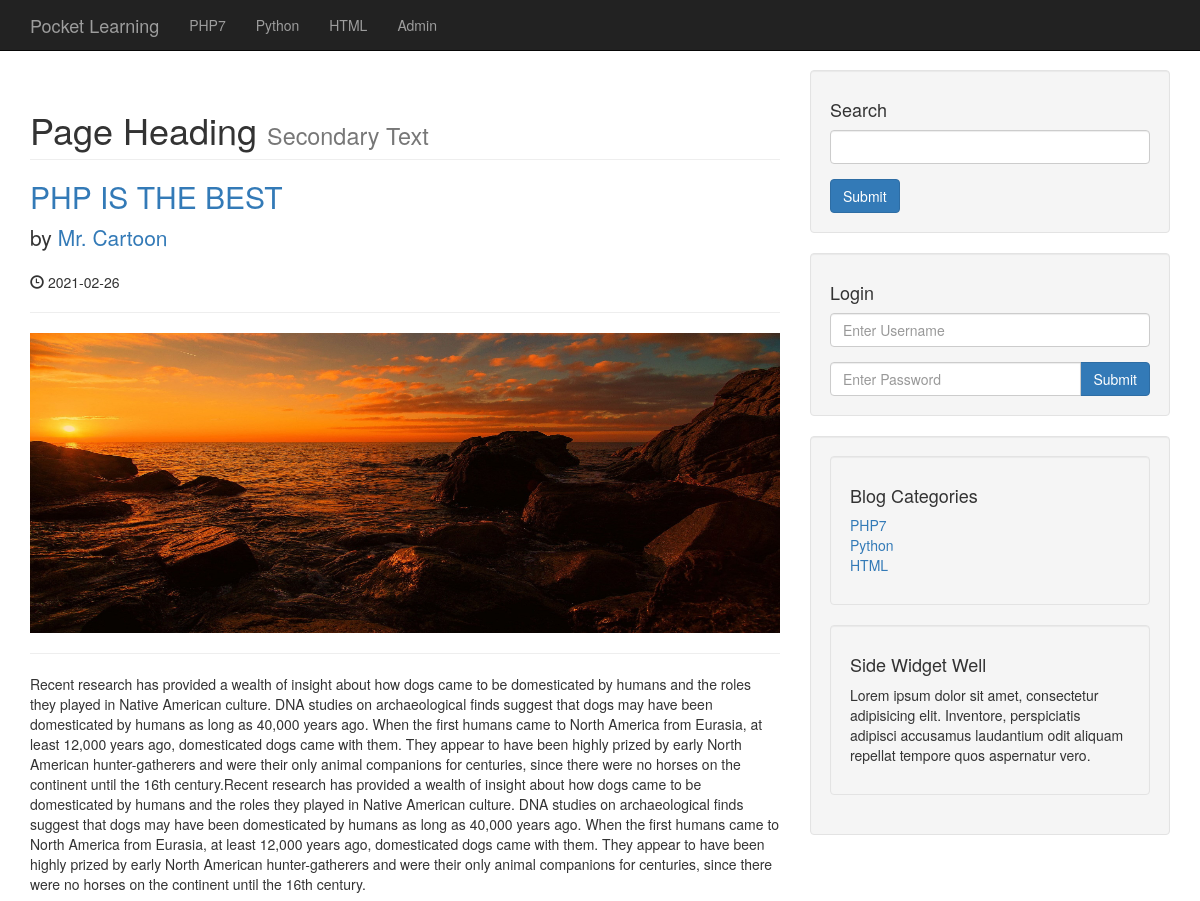
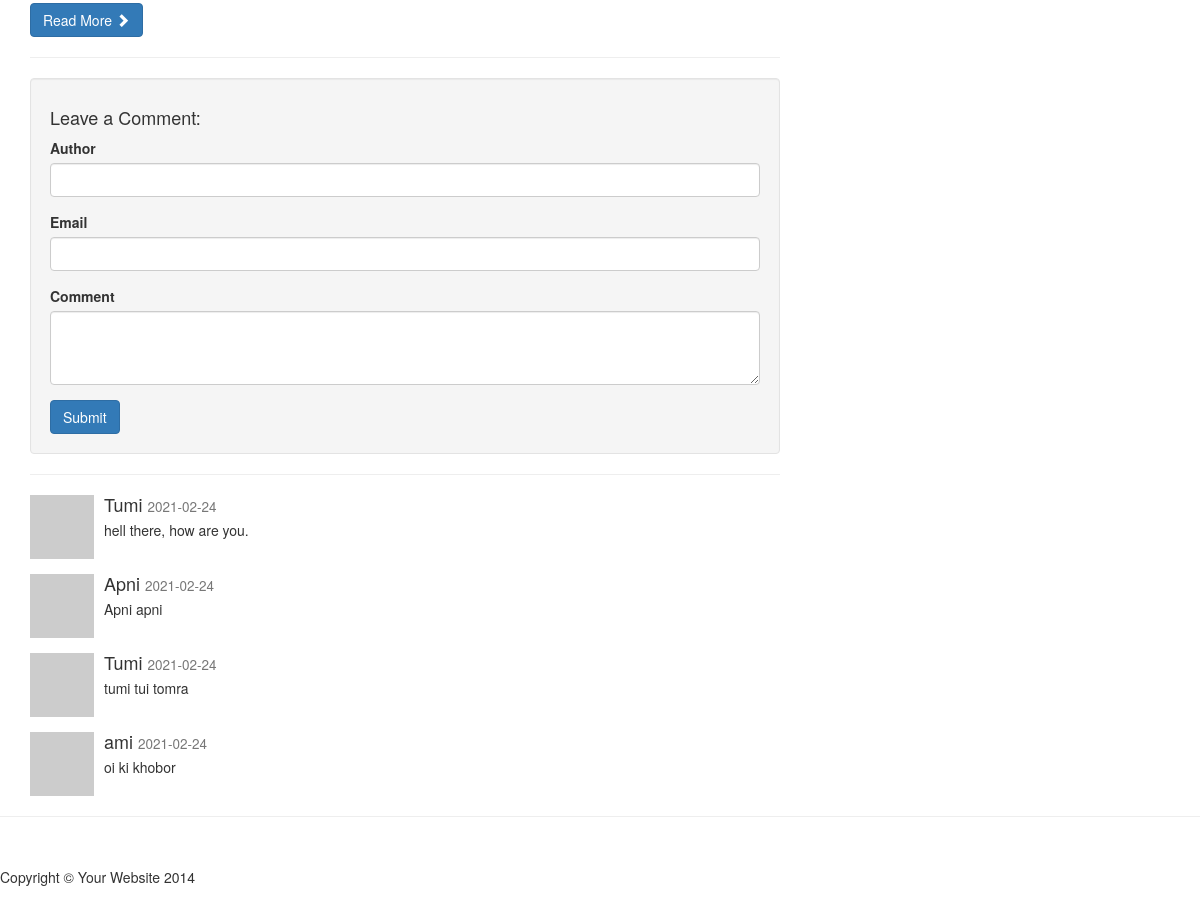
The app's page /posts.php?p_id=7 with its own data (2 pictures, top to bottom).
### tables this page shows
CREATE TABLE `categories` (
  `cat_id` int(6) NOT NULL,
  `cat_title` varchar(255) DEFAULT NULL
);

CREATE TABLE `posts` (
  `post_id` int(3) NOT NULL,
  `post_category_id` int(3) NOT NULL,
  `post_title` varchar(255) NOT NULL,
  `post_author` varchar(255) NOT NULL,
  `post_date` date NOT NULL,
  `post_image` longtext NOT NULL,
  `post_content` longtext NOT NULL,
  `post_tags` varchar(255) NOT NULL,
  `post_comment_count` int(11) NOT NULL,
  `post_status` varchar(255) NOT NULL DEFAULT 'draft',
  `post_views_count` int(11) NOT NULL
);

CREATE TABLE `comments` (
  `comment_id` int(11) NOT NULL,
  `comment_post_id` int(3) NOT NULL,
  `comment_author` varchar(255) NOT NULL,
  `comment_email` varchar(255) NOT NULL,
  `comment_content` text NOT NULL,
  `comment_status` varchar(225) NOT NULL,
  `comment_date` date NOT NULL
);

### posts.php (the view, shortened to what this page needs)
<?php require 'header.php'; ?>
<?php  require 'nav.php'; ?>
    <div class="container">
        <div class="row">
            <div class="col-md-8">
                <?php
                if(isset($_GET['p_id'])){
                    $the_post_id = $_GET['p_id'];
                }
                $query = "SELECT * FROM posts WHERE post_id = $the_post_id ";
                $result = mysqli_query($connection, $query);
                while($row = mysqli_fetch_assoc($result))
                {
                    $post_title = $row['post_title'];
                    $post_author = $row['post_author'];
                    $post_date = $row['post_date'];
                    $post_image = $row['post_image'];
                    $post_content = $row['post_content'];
                    ?>
                    <h1 class="page-header">
                    Page Heading
                    <small>Secondary Text</small>
                </h1>
                <h2>
                    <a href="#"><?php echo $post_title ?></a>
                </h2>
                <p class="lead">
                    by <a href="index.php"><?php echo $post_author ?></a>
                </p>
                <p><span class="glyphicon glyphicon-time"></span> <?php echo $post_date ?></p>
                <hr>
                <img class="img-responsive" style="width:900px; height:300px;" src="image/<?php echo $post_image ?>" alt="">
                <hr>
                <p><?php echo $post_content ?></p>
                <a class="btn btn-primary" href="#">Read More <span class="glyphicon glyphicon-chevron-right"></span></a>
                <hr>
                <?php } ?>
                <div class="well">
                    <h4>Leave a Comment:</h4>
                    <form action="" method="post" role="form">
                        <div class="form-group">
                        <label for="Author">Author</label>
                            <input type="text" class="form-control" name="comment_author" >
                        </div>
                        <div class="form-group">
                        <label for="Email">Email</label>
                            <input type="email" class="form-control" name="comment_email" >
                        </div>
                        <div class="form-group">
                        <label for="comment">Comment</label>
                            <textarea name="comment_content" class="form-control" rows="3"></textarea>
                        </div>
                        <button type="submit" name="create_comment" class="btn btn-primary">Submit</button>
                    </form>
                </div>
                <hr>
                <?php
                $query = "SELECT * FROM comments WHERE comment_post_id = {$the_post_id} ";
                $query .= "AND comment_status = 'Approved' ";
                $query .= "ORDER BY comment_id DESC ";
                $select_comment_query = mysqli_query($connection, $query);
                while($row = mysqli_fetch_array($select_comment_query)){
                    $comment_date = $row['comment_date'];
                    $comment_content = $row['comment_content'];
                    $comment_author = $row['comment_author'];
                    ?>
                <div class="media">
                    <a class="pull-left" href="#">
                        <img class="media-object" src="http://placehold.it/64x64" alt="">
                    </a>
                    <div class="media-body">
                        <h4 class="media-heading"><?php echo $comment_author; ?>
                            <small><?php echo $comment_date; ?></small>
                        </h4>
                        <?php echo $comment_content; ?>
                    </div>
                </div>
                <?php } ?>
            </div>
            <?php require 'slidebar.php'; ?>
                </div>
            </div>
        </div>
        <hr>
<?php require 'footer.php' ?>

### header.php (shortened to what this page needs)
<!DOCTYPE html>
<html lang="en">
<head>
    <link href="css/bootstrap.min.css" rel="stylesheet">
    <link href="css/blog-home.css" rel="stylesheet">
</head>
<body>

### nav.php (shortened to what this page needs)
<nav class="navbar navbar-inverse navbar-fixed-top" role="navigation">
       <div class="container">
           <div class="navbar-header">
               <a class="navbar-brand" href="index.php">Pocket Learning</a>
           </div>
           <div class="collapse navbar-collapse" id="bs-example-navbar-collapse-1">
               <ul class="nav navbar-nav">
               <?php
               $query = "SELECT * FROM categories";
               $result = mysqli_query($connection, $query);
               while($row = mysqli_fetch_assoc($result))
               {
                   $cat_title = $row['cat_title'];
                   echo "<li><a href='#'>{$cat_title}</a></li>";
               }
               ?>
               <li><a href="admin/index.php">Admin</a></li>
               </ul>
           </div>
       </div>
   </nav>

### slidebar.php
<div class="col-md-4">
    <div class="well">
        <h4>Search</h4>
        <form action="search.php" method="post">
        <div class="form-group">
            <input name="search" type="text" class="form-control">
        </div>
        <div class="input-group">
            <button class="btn btn-primary" name="submit" type="submit"> Submit
            </button>
        </div>
        </form>
    </div>
    <div class="well">
        <h4>Login</h4>
        <form action="login.php" method="post">
        <div class="form-group">
            <input name="username" type="text" class="form-control" placeholder="Enter Username">
        </div>
        <div class="input-group">
            <input name="password" type="password" class="form-control" placeholder="Enter Password">
            <span class="input-group-btn">
            <button class="btn btn-primary" name="login" type="submit"> Submit
            </button>
            </span>
        </div>
        </form>
    </div>
<div class="well">
    <?php
    $query = "SELECT * FROM categories";
    $result = mysqli_query($connection, $query);
    ?>
    <div class="well">
        <h4>Blog Categories</h4>
        <div class="row">
            <div class="col-lg-12">
                <ul class="list-unstyled">
                <?php
                while($row = mysqli_fetch_assoc($result))
                {
                $cat_title = $row['cat_title'];
                $cat_id = $row['cat_id'];
                echo "<li><a href='category.php?category=$cat_id'>{$cat_title}</a></li>";
                }
                ?>
                </ul>
            </div>
        </div>
    </div>
        <?php require'widget.php' ?>
</div>

### widget.php
<div class="well">
    <h4>Side Widget Well</h4>
    <p>Lorem ipsum dolor sit amet, consectetur adipisicing elit. Inventore, perspiciatis adipisci accusamus laudantium odit aliquam repellat tempore quos aspernatur vero.</p>
</div>

### footer.php (shortened to what this page needs)
 <footer>
            <div class="row">
                <div class="col-lg-12">
                    <p>Copyright &copy; Your Website 2014</p>
                </div>
            </div>
        </footer>
</body>
</html>

### css/blog-home.css (style rules this page uses)
body { padding-top: 70px; }
footer { margin: 50px 0; }

### records on screen
categories: cat_title "PHP7"
categories: cat_title "Python"
categories: cat_title "HTML"
posts: post_title "PHP IS THE BEST", post_author "Mr. Cartoon", post_date "2021-02-26", post_image (picture), post_content "Recent research has provided a wealth of insight about how dogs came to be domesticated by humans and the roles they played in Native American culture. DNA studies on archaeological finds suggest that dogs may have been domesticated by humans as long as 40,000 years ago. When the first humans came to North America from Eurasia, at least 12,000 years ago, domesticated dogs came with them. They appear to have been highly prized by early North American hunter-gatherers and were their only animal companions for centuries, since there were no horses on the continent until the 16th century.Recent research has provided a wealth of insight about how dogs came to be domesticated by humans and the…"
comments: comment_author "Tumi", comment_date "2021-02-24", comment_content "hell there, how are you."
comments: comment_author "Apni", comment_date "2021-02-24", comment_content "Apni apni"
comments: comment_author "Tumi", comment_date "2021-02-24", comment_content "tumi tui tomra"
comments: comment_author "ami", comment_date "2021-02-24", comment_content "oi ki khobor"
